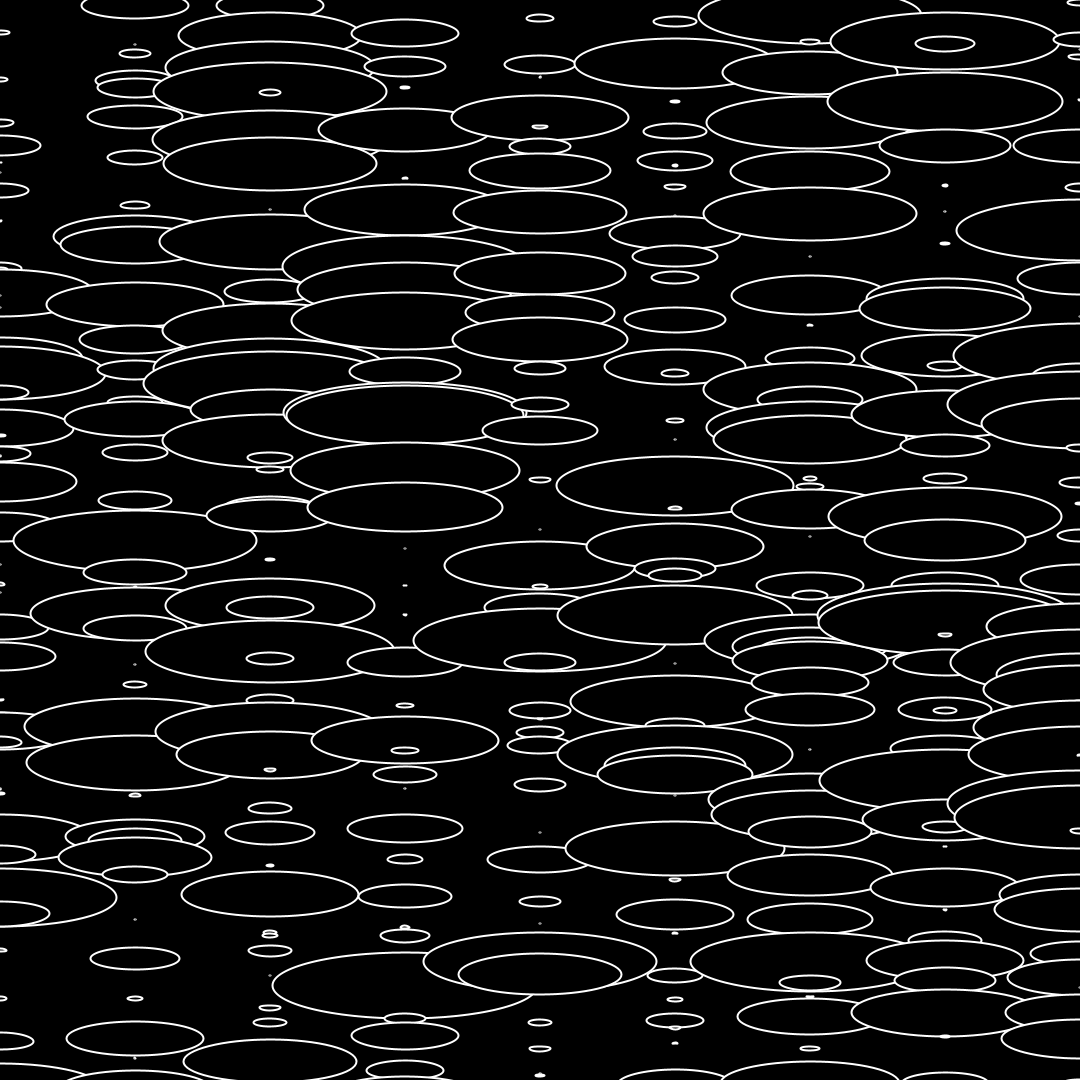
Frame 1 (no input)
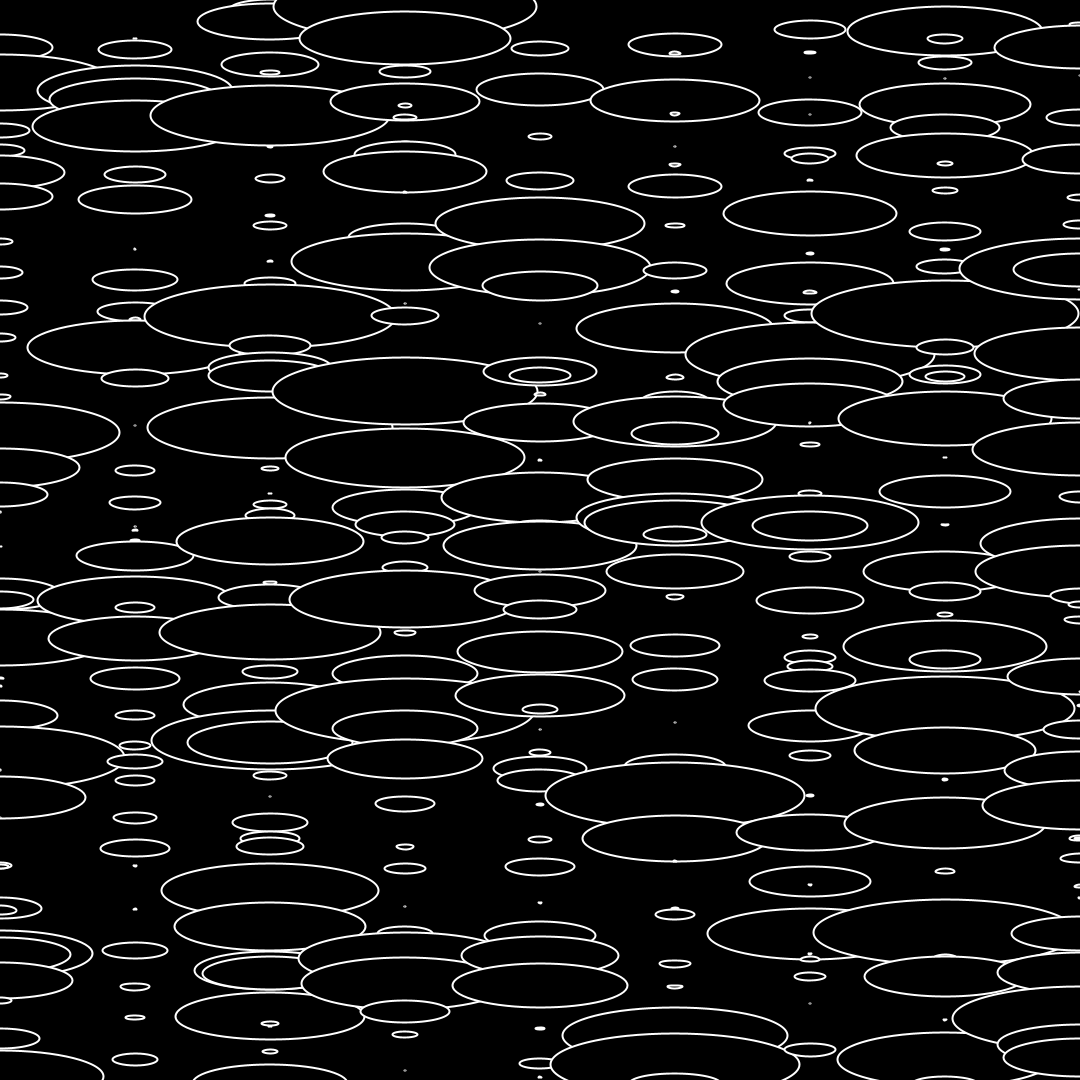
Frame 60 (the mouse pressed at the canvas centre just before this capture)
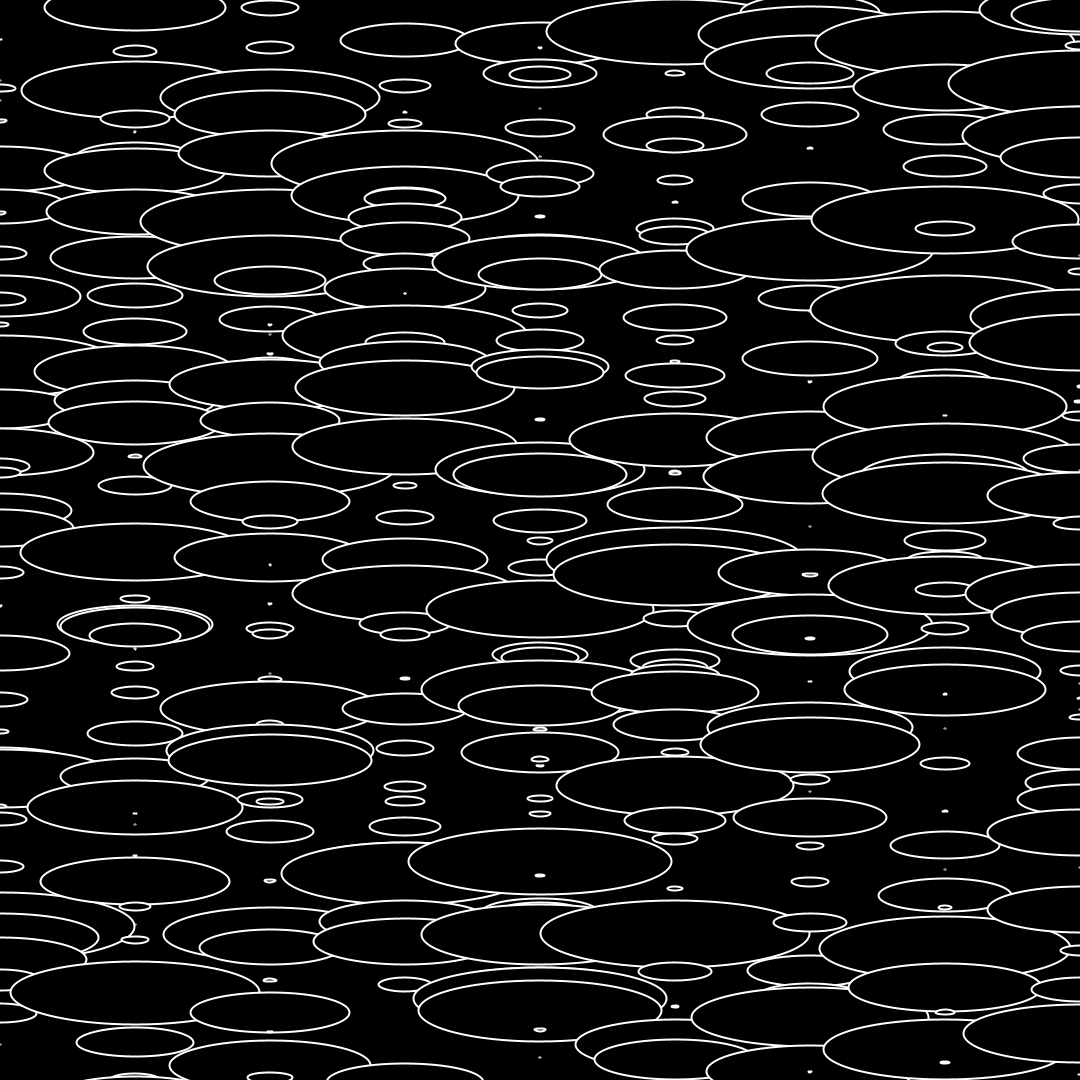
Frame 120 (the mouse held since frame 60 and released just before this capture)

The Processing sketch that drew these frames (run headless with seeded random() and noise(); from frame 60 on, the mouse is pressed at the canvas centre):

// Processing sketch: sketch_180123a
// ── sketch_180123a.pde
void setup(){
  size(1080, 1080);
  smooth();
  background(0);
  stroke(255); 
  strokeWeight(2);
}


void draw(){
    background(0);
 for(int i = 0 ; i < 9; i++){
   float y = 0;
    while(y < height){
      float add = random(50);
      y += add;
      float size = random(1);
      fill(0);
      ellipse(i * width/8, y,  size * size *width/4, size * size*width/4/4);
    }
  }
  
}





void keyPressed() {
  if ( key == ' ' ) {
    save( System.nanoTime() + ".png" );
  }
}
  
